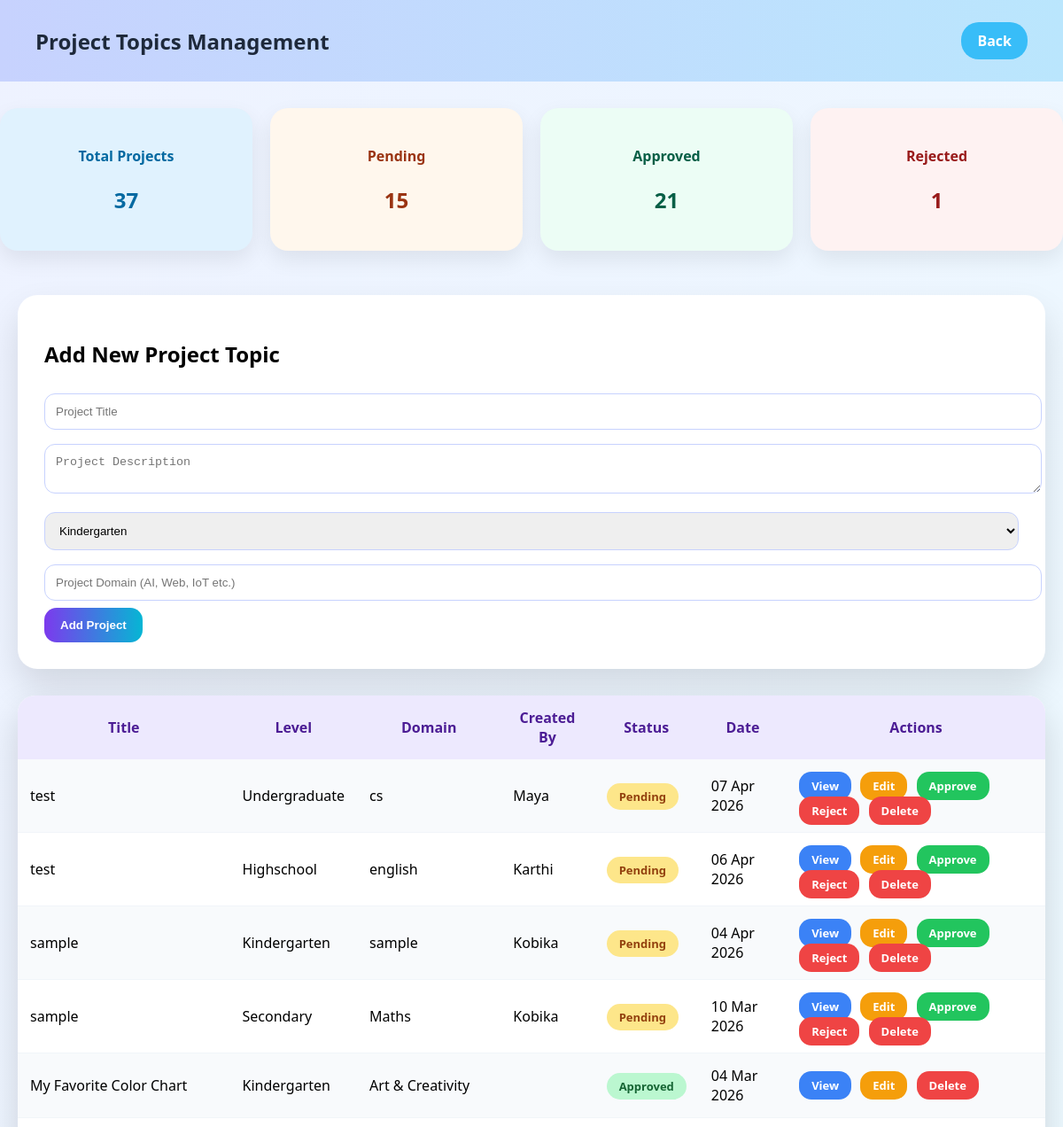
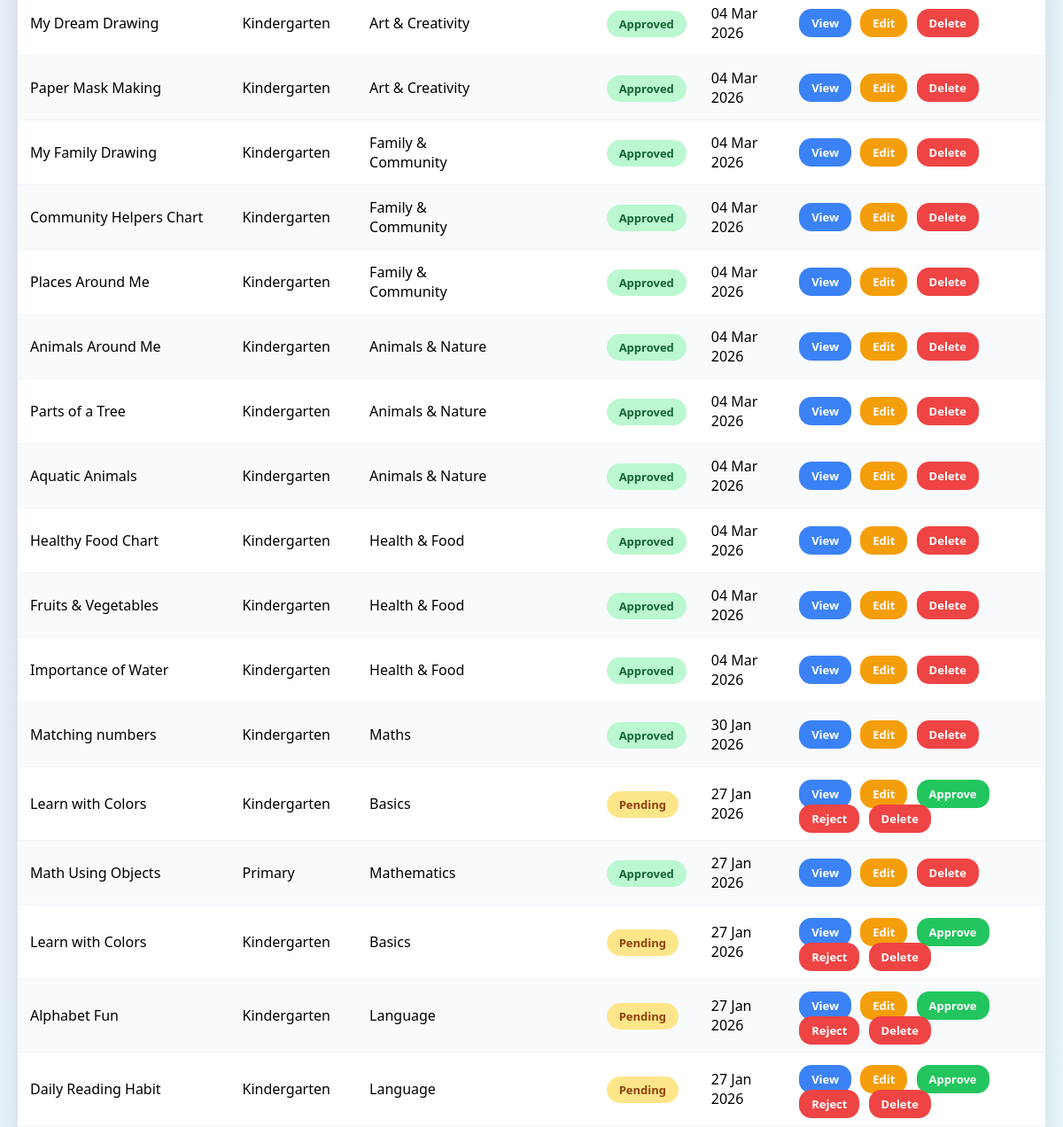
The page /admin/projects.php (signed in, upper part) on the database as committed earlier (2 pictures, top to bottom).
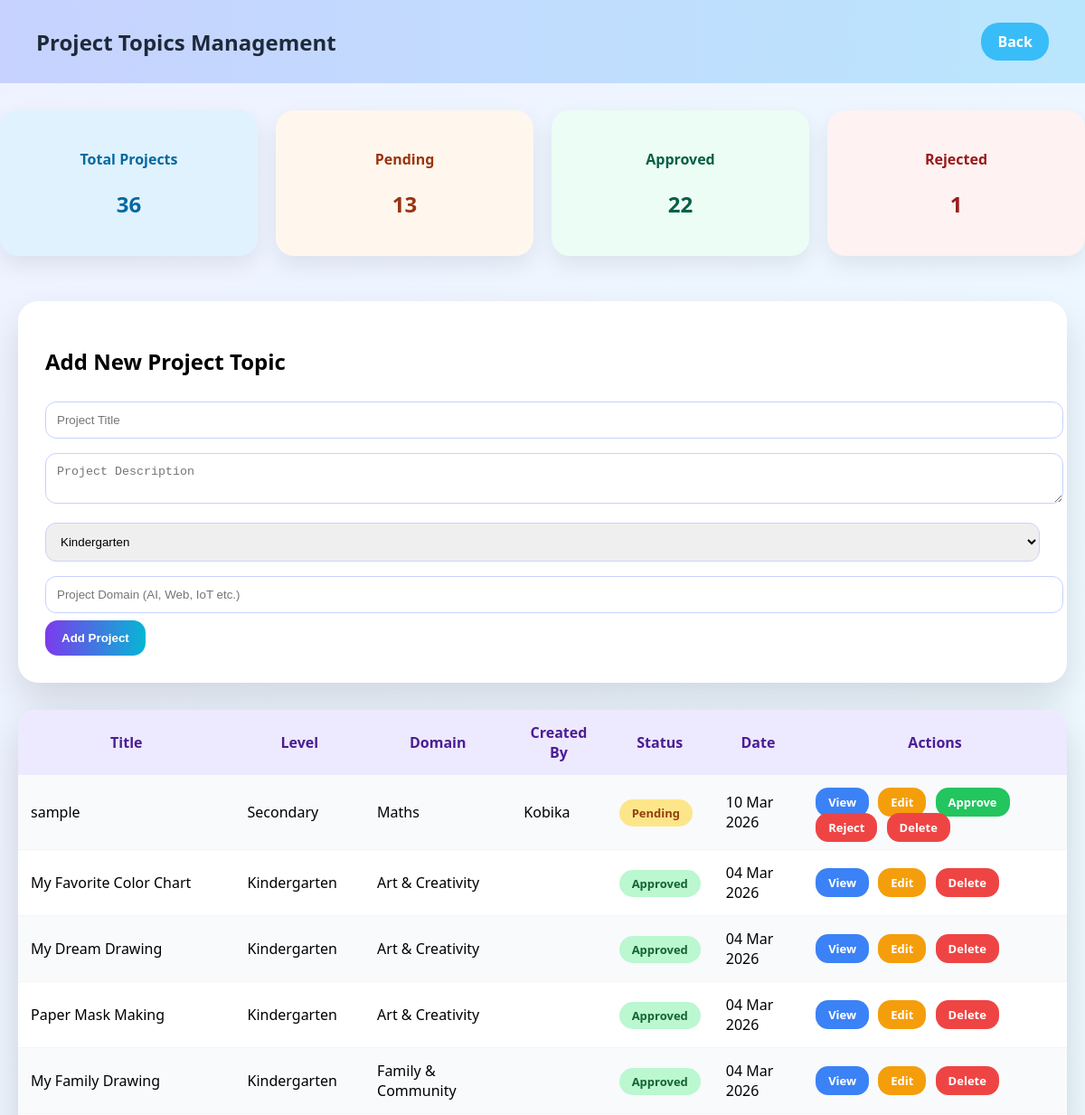
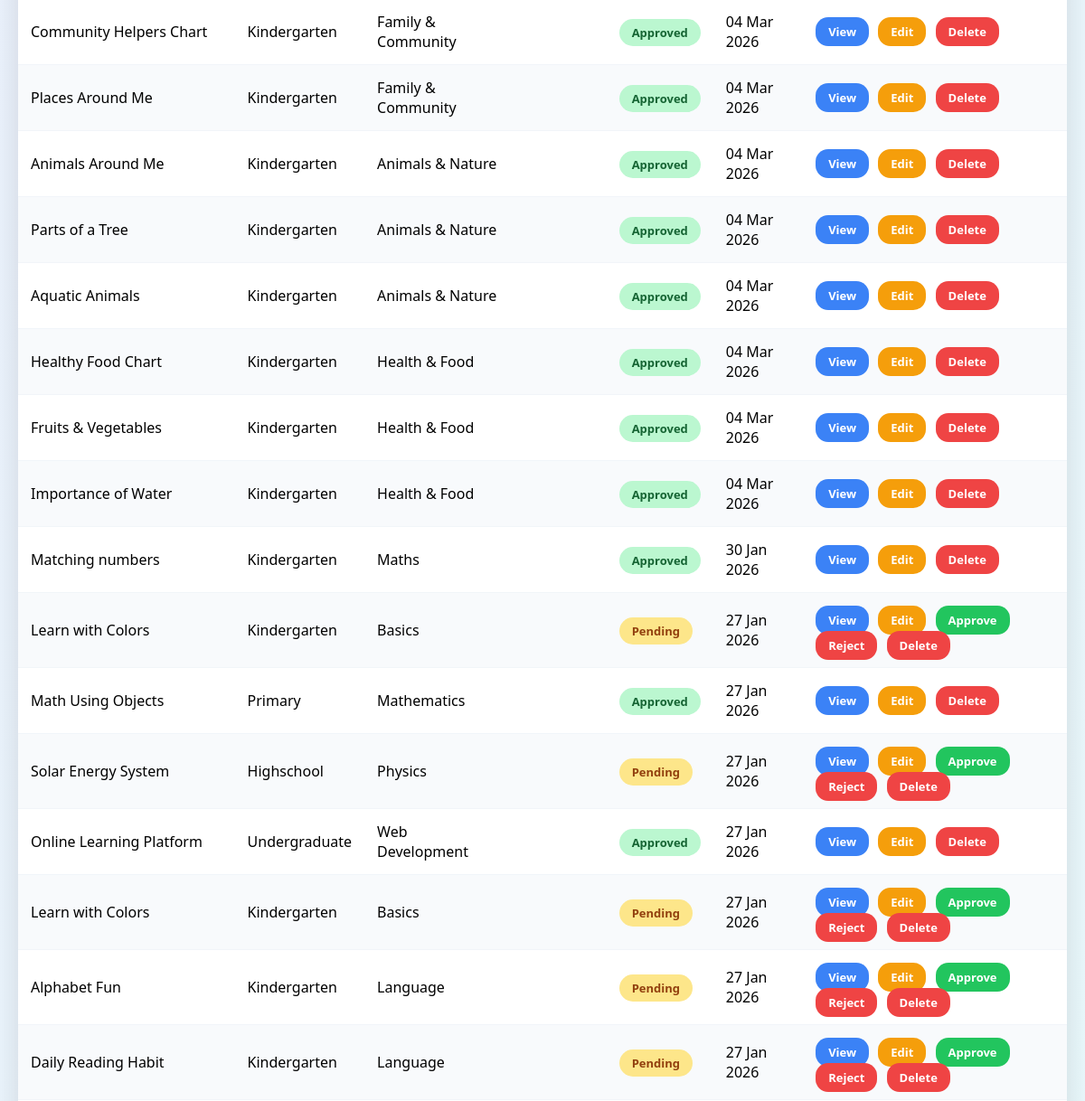
The same page on the database as committed later (2 pictures, top to bottom).
### tables this page shows
CREATE TABLE `project_topics` (
  `id` int(11) NOT NULL,
  `title` varchar(255) DEFAULT NULL,
  `description` text DEFAULT NULL,
  `level` enum('kindergarten','primary','secondary','highschool','undergraduate','postgraduate') NOT NULL,
  `domain` varchar(100) DEFAULT NULL,
  `created_by_role` enum('admin','teacher') DEFAULT NULL,
  `created_by` int(11) DEFAULT NULL,
  `created_at` timestamp NOT NULL DEFAULT current_timestamp(),
  `status` enum('pending','approved','rejected') DEFAULT 'pending'
);

CREATE TABLE `users` (
  `id` int(11) UNSIGNED NOT NULL,
  `name` varchar(100) NOT NULL,
  `email` varchar(100) NOT NULL,
  `role` varchar(20) NOT NULL,
  `password` varchar(255) NOT NULL,
  `level` varchar(50) NOT NULL,
  `created_at` timestamp NOT NULL DEFAULT current_timestamp(),
  `email_verified` tinyint(1) DEFAULT 0
);

### admin/projects.php (the view, shortened to what this page needs)
<?php
$conn = new mysqli("localhost", "root", "", "unified_edu");
$result = $conn->query("
SELECT p.*, u.name as creator
FROM project_topics p
LEFT JOIN users u ON p.created_by=u.id
ORDER BY p.created_at DESC
");
function count_data($conn,$status){
$res = $conn->query("SELECT COUNT(*) as c FROM project_topics WHERE status='$status'");
return $res->fetch_assoc()['c'];
}
$total = $conn->query("SELECT COUNT(*) as c FROM project_topics")->fetch_assoc()['c'];
$pending = count_data($conn,"pending");
$approved = count_data($conn,"approved");
$rejected = count_data($conn,"rejected");
?>
<!DOCTYPE html>
<html>
<head>
</head>
<body>
<div class="header">
<h2>Project Topics Management</h2>
<a href="admin.php">Back</a>
</div>
<div class="stats">
<div class="card">
<h4>Total Projects</h4>
<h2><?= $total ?></h2>
</div>
<div class="card">
<h4>Pending</h4>
<h2><?= $pending ?></h2>
</div>
<div class="card">
<h4>Approved</h4>
<h2><?= $approved ?></h2>
</div>
<div class="card">
<h4>Rejected</h4>
<h2><?= $rejected ?></h2>
</div>
</div>
<div class="container">
<div class="create-box">
<h2>Add New Project Topic</h2>
<form method="POST">
<input type="text" name="title" placeholder="Project Title" required>
<textarea name="description" placeholder="Project Description" required></textarea>
<select name="level">
<option value="kindergarten">Kindergarten</option>
</select>
<input type="text" name="domain" placeholder="Project Domain (AI, Web, IoT etc.)">
<button type="submit" name="create_project">Add Project</button>
</form>
</div>
<table>
<tr>
<th>Title</th>
<th>Level</th>
<th>Domain</th>
<th>Created By</th>
<th>Status</th>
<th>Date</th>
<th>Actions</th>
</tr>
<?php while($row = $result->fetch_assoc()): ?>
<tr>
<td><?= htmlspecialchars($row['title']) ?></td>
<td><?= ucfirst($row['level']) ?></td>
<td><?= htmlspecialchars($row['domain']) ?></td>
<td><?= htmlspecialchars($row['creator']) ?></td>
<td>
<span class="status <?= $row['status'] ?>">
<?= ucfirst($row['status']) ?>
</span>
</td>
<td><?= date("d M Y",strtotime($row['created_at'])) ?></td>
<td class="actions">
<a href="#" class="viewBtn"
data-title="<?= htmlspecialchars($row['title']) ?>"
data-desc="<?= htmlspecialchars($row['description']) ?>"
data-level="<?= $row['level'] ?>"
data-domain="<?= htmlspecialchars($row['domain']) ?>"
>View</a>
<a href="#" class="editBtn"
data-id="<?= $row['id'] ?>"
data-title="<?= htmlspecialchars($row['title']) ?>"
data-desc="<?= htmlspecialchars($row['description']) ?>"
data-level="<?= $row['level'] ?>"
data-domain="<?= htmlspecialchars($row['domain']) ?>"
>Edit</a>
<?php if($row['status']=="pending"): ?>
<a class="approve" href="?action=approve&id=<?= $row['id'] ?>">Approve</a>
<a class="reject" href="?action=reject&id=<?= $row['id'] ?>">Reject</a>
<?php endif; ?>
<a class="reject" href="?delete=<?= $row['id'] ?>" onclick="return confirm('Delete this project?')">Delete</a>
</td>
</tr>
<?php endwhile; ?>
</table>
</div>
</body>
</html>

Rows that differ between the two databases and show on the page:
removed project_topics: title "test", level "Undergraduate", domain "cs", users.name "Maya", status "Pending", created_at "07 Apr 2026"
removed project_topics: title "test", level "Highschool", domain "english", users.name "Karthi", status "Pending", created_at "06 Apr 2026"
removed project_topics: title "sample", level "Kindergarten", domain "sample", users.name "Kobika", status "Pending", created_at "04 Apr 2026"
added project_topics: title "Solar Energy System", level "Highschool", domain "Physics", status "Pending", created_at "27 Jan 2026"
added project_topics: title "Online Learning Platform", level "Undergraduate", domain "Web Development", status "Approved", created_at "27 Jan 2026"
Other text that changed with them:
$total: "37" → "36"
$pending: "15" → "13"
$approved: "21" → "22"
